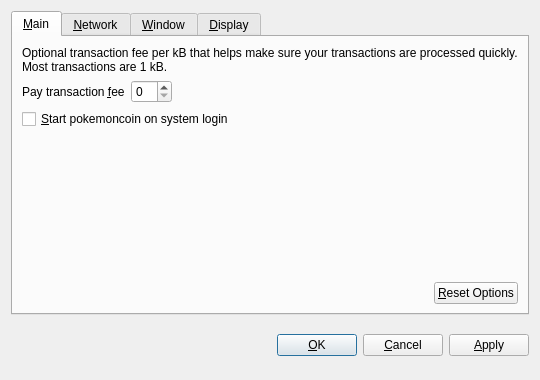
<?xml version="1.0" encoding="UTF-8"?>
<ui version="4.0">
 <class>OptionsDialog</class>
 <widget class="QDialog" name="OptionsDialog">
  <property name="geometry">
   <rect>
    <x>0</x>
    <y>0</y>
    <width>540</width>
    <height>380</height>
   </rect>
  </property>
  <property name="windowTitle">
   <string>Options</string>
  </property>
  <property name="modal">
   <bool>true</bool>
  </property>
  <layout class="QVBoxLayout" name="verticalLayout">
   <item>
    <widget class="QTabWidget" name="tabWidget">
     <property name="tabPosition">
      <enum>QTabWidget::North</enum>
     </property>
     <property name="currentIndex">
      <number>0</number>
     </property>
     <widget class="QWidget" name="tabMain">
      <attribute name="title">
       <string>&amp;Main</string>
      </attribute>
      <layout class="QVBoxLayout" name="verticalLayout_Main">
       <item>
        <widget class="QLabel" name="transactionFeeInfoLabel">
         <property name="text">
          <string>Optional transaction fee per kB that helps make sure your transactions are processed quickly. Most transactions are 1 kB.</string>
         </property>
         <property name="textFormat">
          <enum>Qt::PlainText</enum>
         </property>
         <property name="wordWrap">
          <bool>true</bool>
         </property>
        </widget>
       </item>
       <item>
        <layout class="QHBoxLayout" name="horizontalLayout_1_Main">
         <item>
          <widget class="QLabel" name="transactionFeeLabel">
           <property name="text">
            <string>Pay transaction &amp;fee</string>
           </property>
           <property name="textFormat">
            <enum>Qt::PlainText</enum>
           </property>
           <property name="buddy">
            <cstring>transactionFee</cstring>
           </property>
          </widget>
         </item>
         <item>
          <widget class="BitcoinAmountField" name="transactionFee"/>
         </item>
         <item>
          <spacer name="horizontalSpacer_1_Main">
           <property name="orientation">
            <enum>Qt::Horizontal</enum>
           </property>
           <property name="sizeHint" stdset="0">
            <size>
             <width>40</width>
             <height>20</height>
            </size>
           </property>
          </spacer>
         </item>
        </layout>
       </item>
       <item>
        <widget class="QCheckBox" name="bitcoinAtStartup">
         <property name="toolTip">
          <string>Automatically start pokemoncoin after logging in to the system.</string>
         </property>
         <property name="text">
          <string>&amp;Start pokemoncoin on system login</string>
         </property>
        </widget>
       </item>
       <item>
        <spacer name="verticalSpacer_Main">
         <property name="orientation">
          <enum>Qt::Vertical</enum>
         </property>
         <property name="sizeHint" stdset="0">
          <size>
           <width>20</width>
           <height>40</height>
          </size>
         </property>
        </spacer>
       </item>
       <item>
        <layout class="QHBoxLayout" name="horizontalLayout_2_Main">
         <item>
          <spacer name="horizontalSpacer_2_Main">
           <property name="orientation">
            <enum>Qt::Horizontal</enum>
           </property>
           <property name="sizeHint" stdset="0">
            <size>
             <width>40</width>
             <height>20</height>
            </size>
           </property>
          </spacer>
         </item>
         <item>
          <widget class="QPushButton" name="resetButton">
           <property name="toolTip">
            <string>Reset all client options to default.</string>
           </property>
           <property name="text">
            <string>&amp;Reset Options</string>
           </property>
           <property name="autoDefault">
            <bool>false</bool>
           </property>
          </widget>
         </item>
        </layout>
       </item>
      </layout>
     </widget>
     <widget class="QWidget" name="tabNetwork">
      <attribute name="title">
       <string>&amp;Network</string>
      </attribute>
      <layout class="QVBoxLayout" name="verticalLayout_Network">
       <item>
        <widget class="QCheckBox" name="mapPortUpnp">
         <property name="toolTip">
          <string>Automatically open the pokemoncoin client port on the router. This only works when your router supports UPnP and it is enabled.</string>
         </property>
         <property name="text">
          <string>Map port using &amp;UPnP</string>
         </property>
        </widget>
       </item>
       <item>
        <widget class="QCheckBox" name="connectSocks">
         <property name="toolTip">
          <string>Connect to the pokemoncoin network through a SOCKS proxy (e.g. when connecting through Tor).</string>
         </property>
         <property name="text">
          <string>&amp;Connect through SOCKS proxy:</string>
         </property>
        </widget>
       </item>
       <item>
        <layout class="QHBoxLayout" name="horizontalLayout_Network">
         <item>
          <widget class="QLabel" name="proxyIpLabel">
           <property name="text">
            <string>Proxy &amp;IP:</string>
           </property>
           <property name="textFormat">
            <enum>Qt::PlainText</enum>
           </property>
           <property name="buddy">
            <cstring>proxyIp</cstring>
           </property>
          </widget>
         </item>
         <item>
          <widget class="QValidatedLineEdit" name="proxyIp">
           <property name="maximumSize">
            <size>
             <width>140</width>
             <height>16777215</height>
            </size>
           </property>
           <property name="toolTip">
            <string>IP address of the proxy (e.g. 127.0.0.1)</string>
           </property>
          </widget>
         </item>
         <item>
          <widget class="QLabel" name="proxyPortLabel">
           <property name="text">
            <string>&amp;Port:</string>
           </property>
           <property name="textFormat">
            <enum>Qt::PlainText</enum>
           </property>
           <property name="buddy">
            <cstring>proxyPort</cstring>
           </property>
          </widget>
         </item>
         <item>
          <widget class="QLineEdit" name="proxyPort">
           <property name="maximumSize">
            <size>
             <width>55</width>
             <height>16777215</height>
            </size>
           </property>
           <property name="toolTip">
            <string>Port of the proxy (e.g. 9050)</string>
           </property>
          </widget>
         </item>
         <item>
          <widget class="QLabel" name="socksVersionLabel">
           <property name="text">
            <string>SOCKS &amp;Version:</string>
           </property>
           <property name="textFormat">
            <enum>Qt::PlainText</enum>
           </property>
           <property name="buddy">
            <cstring>socksVersion</cstring>
           </property>
          </widget>
         </item>
         <item>
          <widget class="QValueComboBox" name="socksVersion">
           <property name="toolTip">
            <string>SOCKS version of the proxy (e.g. 5)</string>
           </property>
          </widget>
         </item>
         <item>
          <spacer name="horizontalSpacer_Network">
           <property name="orientation">
            <enum>Qt::Horizontal</enum>
           </property>
           <property name="sizeHint" stdset="0">
            <size>
             <width>40</width>
             <height>20</height>
            </size>
           </property>
          </spacer>
         </item>
        </layout>
       </item>
       <item>
        <spacer name="verticalSpacer_Network">
         <property name="orientation">
          <enum>Qt::Vertical</enum>
         </property>
         <property name="sizeHint" stdset="0">
          <size>
           <width>20</width>
           <height>40</height>
          </size>
         </property>
        </spacer>
       </item>
      </layout>
     </widget>
     <widget class="QWidget" name="tabWindow">
      <attribute name="title">
       <string>&amp;Window</string>
      </attribute>
      <layout class="QVBoxLayout" name="verticalLayout_Window">
       <item>
        <widget class="QCheckBox" name="minimizeToTray">
         <property name="toolTip">
          <string>Show only a tray icon after minimizing the window.</string>
         </property>
         <property name="text">
          <string>&amp;Minimize to the tray instead of the taskbar</string>
         </property>
        </widget>
       </item>
       <item>
        <widget class="QCheckBox" name="minimizeOnClose">
         <property name="toolTip">
          <string>Minimize instead of exit the application when the window is closed. When this option is enabled, the application will be closed only after selecting Quit in the menu.</string>
         </property>
         <property name="text">
          <string>M&amp;inimize on close</string>
         </property>
        </widget>
       </item>
       <item>
        <spacer name="verticalSpacer_Window">
         <property name="orientation">
          <enum>Qt::Vertical</enum>
         </property>
         <property name="sizeHint" stdset="0">
          <size>
           <width>20</width>
           <height>40</height>
          </size>
         </property>
        </spacer>
       </item>
      </layout>
     </widget>
     <widget class="QWidget" name="tabDisplay">
      <attribute name="title">
       <string>&amp;Display</string>
      </attribute>
      <layout class="QVBoxLayout" name="verticalLayout_Display">
       <item>
        <layout class="QHBoxLayout" name="horizontalLayout_1_Display">
         <item>
          <widget class="QLabel" name="langLabel">
           <property name="text">
            <string>User Interface &amp;language:</string>
           </property>
           <property name="textFormat">
            <enum>Qt::PlainText</enum>
           </property>
           <property name="buddy">
            <cstring>lang</cstring>
           </property>
          </widget>
         </item>
         <item>
          <widget class="QValueComboBox" name="lang">
           <property name="toolTip">
            <string>The user interface language can be set here. This setting will take effect after restarting pokemoncoin.</string>
           </property>
          </widget>
         </item>
        </layout>
       </item>
       <item>
        <layout class="QHBoxLayout" name="horizontalLayout_2_Display">
         <item>
          <widget class="QLabel" name="unitLabel">
           <property name="text">
            <string>&amp;Unit to show amounts in:</string>
           </property>
           <property name="textFormat">
            <enum>Qt::PlainText</enum>
           </property>
           <property name="buddy">
            <cstring>unit</cstring>
           </property>
          </widget>
         </item>
         <item>
          <widget class="QValueComboBox" name="unit">
           <property name="toolTip">
            <string>Choose the default subdivision unit to show in the interface and when sending coins.</string>
           </property>
          </widget>
         </item>
        </layout>
       </item>
       <item>
        <widget class="QCheckBox" name="displayAddresses">
         <property name="toolTip">
          <string>Whether to show pokemoncoin addresses in the transaction list or not.</string>
         </property>
         <property name="text">
          <string>&amp;Display addresses in transaction list</string>
         </property>
        </widget>
       </item>
       <item>
        <spacer name="verticalSpacer_Display">
         <property name="orientation">
          <enum>Qt::Vertical</enum>
         </property>
         <property name="sizeHint" stdset="0">
          <size>
           <width>20</width>
           <height>40</height>
          </size>
         </property>
        </spacer>
       </item>
      </layout>
     </widget>
    </widget>
   </item>
   <item>
    <layout class="QHBoxLayout" name="horizontalLayout_Buttons">
     <item>
      <spacer name="horizontalSpacer_1">
       <property name="orientation">
        <enum>Qt::Horizontal</enum>
       </property>
       <property name="sizeHint" stdset="0">
        <size>
         <width>40</width>
         <height>48</height>
        </size>
       </property>
      </spacer>
     </item>
     <item>
      <widget class="QLabel" name="statusLabel">
       <property name="font">
        <font>
         <weight>75</weight>
         <bold>true</bold>
        </font>
       </property>
       <property name="text">
        <string/>
       </property>
       <property name="textFormat">
        <enum>Qt::PlainText</enum>
       </property>
       <property name="wordWrap">
        <bool>true</bool>
       </property>
      </widget>
     </item>
     <item>
      <spacer name="horizontalSpacer_2">
       <property name="orientation">
        <enum>Qt::Horizontal</enum>
       </property>
       <property name="sizeHint" stdset="0">
        <size>
         <width>40</width>
         <height>48</height>
        </size>
       </property>
      </spacer>
     </item>
     <item>
      <widget class="QPushButton" name="okButton">
       <property name="text">
        <string>&amp;OK</string>
       </property>
      </widget>
     </item>
     <item>
      <widget class="QPushButton" name="cancelButton">
       <property name="text">
        <string>&amp;Cancel</string>
       </property>
       <property name="autoDefault">
        <bool>false</bool>
       </property>
      </widget>
     </item>
     <item>
      <widget class="QPushButton" name="applyButton">
       <property name="text">
        <string>&amp;Apply</string>
       </property>
       <property name="autoDefault">
        <bool>false</bool>
       </property>
      </widget>
     </item>
    </layout>
   </item>
  </layout>
 </widget>
 <customwidgets>
  <customwidget>
   <class>BitcoinAmountField</class>
   <extends>QSpinBox</extends>
   <header>bitcoinamountfield.h</header>
  </customwidget>
  <customwidget>
   <class>QValueComboBox</class>
   <extends>QComboBox</extends>
   <header>qvaluecombobox.h</header>
  </customwidget>
  <customwidget>
   <class>QValidatedLineEdit</class>
   <extends>QLineEdit</extends>
   <header>qvalidatedlineedit.h</header>
  </customwidget>
 </customwidgets>
 <resources/>
 <connections/>
</ui>
